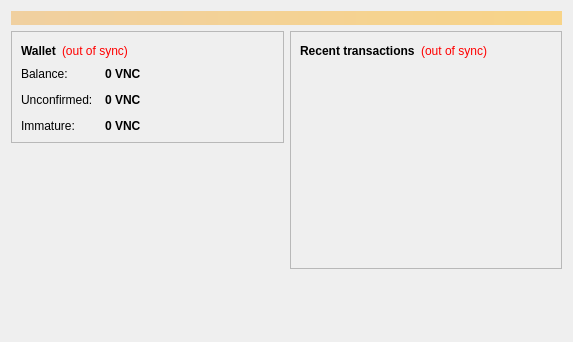
<?xml version="1.0" encoding="UTF-8"?>
<ui version="4.0">
 <class>OverviewPage</class>
 <widget class="QWidget" name="OverviewPage">
  <property name="geometry">
   <rect>
    <x>0</x>
    <y>0</y>
    <width>573</width>
    <height>342</height>
   </rect>
  </property>
  <property name="windowTitle">
   <string>Form</string>
  </property>
  <layout class="QVBoxLayout" name="topLayout">
   <item>
    <widget class="QLabel" name="labelAlerts">
     <property name="visible">
      <bool>false</bool>
     </property>
     <property name="styleSheet">
      <string notr="true">background-color: qlineargradient(x1: 0, y1: 0, x2: 1, y2: 0, stop:0 #F0D0A0, stop:1 #F8D488); color:#000000;</string>
     </property>
     <property name="wordWrap">
      <bool>true</bool>
     </property>
     <property name="margin">
      <number>3</number>
     </property>
    </widget>
   </item>
   <item>
    <layout class="QHBoxLayout" name="horizontalLayout" stretch="1,1">
     <item>
      <layout class="QVBoxLayout" name="verticalLayout_2">
       <item>
        <widget class="QFrame" name="frame">
         <property name="frameShape">
          <enum>QFrame::StyledPanel</enum>
         </property>
         <property name="frameShadow">
          <enum>QFrame::Raised</enum>
         </property>
         <layout class="QVBoxLayout" name="verticalLayout_4">
          <item>
           <layout class="QHBoxLayout" name="horizontalLayout_4">
            <item>
             <widget class="QLabel" name="label_5">
              <property name="font">
               <font>
                <weight>75</weight>
                <bold>true</bold>
               </font>
              </property>
              <property name="text">
               <string>Wallet</string>
              </property>
             </widget>
            </item>
            <item>
             <widget class="QLabel" name="labelWalletStatus">
              <property name="toolTip">
               <string>The displayed information may be out of date. Your wallet automatically synchronizes with the Venuscoin network after a connection is established, but this process has not completed yet.</string>
              </property>
              <property name="styleSheet">
               <string notr="true">QLabel { color: red; }</string>
              </property>
              <property name="text">
               <string notr="true">(out of sync)</string>
              </property>
              <property name="alignment">
               <set>Qt::AlignLeading|Qt::AlignLeft|Qt::AlignVCenter</set>
              </property>
             </widget>
            </item>
            <item>
             <spacer name="horizontalSpacer_2">
              <property name="orientation">
               <enum>Qt::Horizontal</enum>
              </property>
              <property name="sizeHint" stdset="0">
               <size>
                <width>40</width>
                <height>20</height>
               </size>
              </property>
             </spacer>
            </item>
           </layout>
          </item>
          <item>
           <layout class="QFormLayout" name="formLayout_2">
            <property name="fieldGrowthPolicy">
             <enum>QFormLayout::AllNonFixedFieldsGrow</enum>
            </property>
            <property name="horizontalSpacing">
             <number>12</number>
            </property>
            <property name="verticalSpacing">
             <number>12</number>
            </property>
            <item row="0" column="0">
             <widget class="QLabel" name="label">
              <property name="text">
               <string>Balance:</string>
              </property>
             </widget>
            </item>
            <item row="0" column="1">
             <widget class="QLabel" name="labelBalance">
              <property name="font">
               <font>
                <weight>75</weight>
                <bold>true</bold>
               </font>
              </property>
              <property name="cursor">
               <cursorShape>IBeamCursor</cursorShape>
              </property>
              <property name="toolTip">
               <string>Your current balance</string>
              </property>
              <property name="text">
               <string notr="true">0 VNC</string>
              </property>
              <property name="textInteractionFlags">
               <set>Qt::LinksAccessibleByMouse|Qt::TextSelectableByKeyboard|Qt::TextSelectableByMouse</set>
              </property>
             </widget>
            </item>
            <item row="1" column="0">
             <widget class="QLabel" name="label_3">
              <property name="text">
               <string>Unconfirmed:</string>
              </property>
             </widget>
            </item>
            <item row="1" column="1">
             <widget class="QLabel" name="labelUnconfirmed">
              <property name="font">
               <font>
                <weight>75</weight>
                <bold>true</bold>
               </font>
              </property>
              <property name="cursor">
               <cursorShape>IBeamCursor</cursorShape>
              </property>
              <property name="toolTip">
               <string>Total of transactions that have yet to be confirmed, and do not yet count toward the current balance</string>
              </property>
              <property name="text">
               <string notr="true">0 VNC</string>
              </property>
              <property name="textInteractionFlags">
               <set>Qt::LinksAccessibleByMouse|Qt::TextSelectableByKeyboard|Qt::TextSelectableByMouse</set>
              </property>
             </widget>
            </item>
            <item row="2" column="0">
             <widget class="QLabel" name="labelImmatureText">
              <property name="text">
               <string>Immature:</string>
              </property>
             </widget>
            </item>
            <item row="2" column="1">
             <widget class="QLabel" name="labelImmature">
              <property name="font">
               <font>
                <weight>75</weight>
                <bold>true</bold>
               </font>
              </property>
              <property name="toolTip">
               <string>Mined balance that has not yet matured</string>
              </property>
              <property name="text">
               <string notr="true">0 VNC</string>
              </property>
              <property name="textInteractionFlags">
               <set>Qt::LinksAccessibleByMouse|Qt::TextSelectableByKeyboard|Qt::TextSelectableByMouse</set>
              </property>
             </widget>
            </item>
           </layout>
          </item>
         </layout>
        </widget>
       </item>
       <item>
        <spacer name="verticalSpacer">
         <property name="orientation">
          <enum>Qt::Vertical</enum>
         </property>
         <property name="sizeHint" stdset="0">
          <size>
           <width>20</width>
           <height>40</height>
          </size>
         </property>
        </spacer>
       </item>
      </layout>
     </item>
     <item>
      <layout class="QVBoxLayout" name="verticalLayout_3">
       <item>
        <widget class="QFrame" name="frame_2">
         <property name="frameShape">
          <enum>QFrame::StyledPanel</enum>
         </property>
         <property name="frameShadow">
          <enum>QFrame::Raised</enum>
         </property>
         <layout class="QVBoxLayout" name="verticalLayout">
          <item>
           <layout class="QHBoxLayout" name="horizontalLayout_2">
            <item>
             <widget class="QLabel" name="label_4">
              <property name="text">
               <string>&lt;b&gt;Recent transactions&lt;/b&gt;</string>
              </property>
             </widget>
            </item>
            <item>
             <widget class="QLabel" name="labelTransactionsStatus">
              <property name="toolTip">
               <string>The displayed information may be out of date. Your wallet automatically synchronizes with the Venuscoin network after a connection is established, but this process has not completed yet.</string>
              </property>
              <property name="styleSheet">
               <string notr="true">QLabel { color: red; }</string>
              </property>
              <property name="text">
               <string notr="true">(out of sync)</string>
              </property>
              <property name="alignment">
               <set>Qt::AlignRight|Qt::AlignTrailing|Qt::AlignVCenter</set>
              </property>
             </widget>
            </item>
            <item>
             <spacer name="horizontalSpacer">
              <property name="orientation">
               <enum>Qt::Horizontal</enum>
              </property>
              <property name="sizeHint" stdset="0">
               <size>
                <width>40</width>
                <height>20</height>
               </size>
              </property>
             </spacer>
            </item>
           </layout>
          </item>
          <item>
           <widget class="QListView" name="listTransactions">
            <property name="styleSheet">
             <string notr="true">QListView { background: transparent; }</string>
            </property>
            <property name="frameShape">
             <enum>QFrame::NoFrame</enum>
            </property>
            <property name="verticalScrollBarPolicy">
             <enum>Qt::ScrollBarAlwaysOff</enum>
            </property>
            <property name="horizontalScrollBarPolicy">
             <enum>Qt::ScrollBarAlwaysOff</enum>
            </property>
            <property name="selectionMode">
             <enum>QAbstractItemView::NoSelection</enum>
            </property>
           </widget>
          </item>
         </layout>
        </widget>
       </item>
       <item>
        <spacer name="verticalSpacer_2">
         <property name="orientation">
          <enum>Qt::Vertical</enum>
         </property>
         <property name="sizeHint" stdset="0">
          <size>
           <width>20</width>
           <height>40</height>
          </size>
         </property>
        </spacer>
       </item>
      </layout>
     </item>
    </layout>
   </item>
  </layout>
 </widget>
 <resources/>
 <connections/>
</ui>
